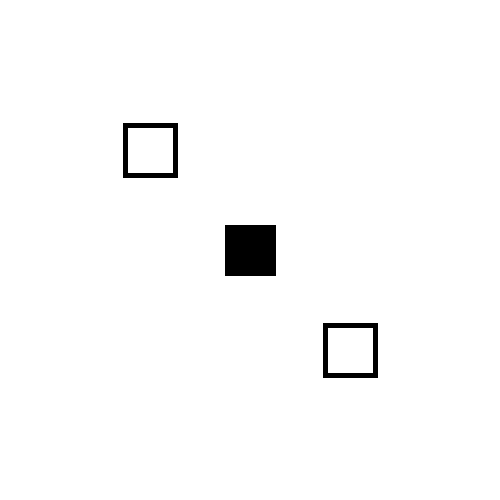
Frame 1 (no input)
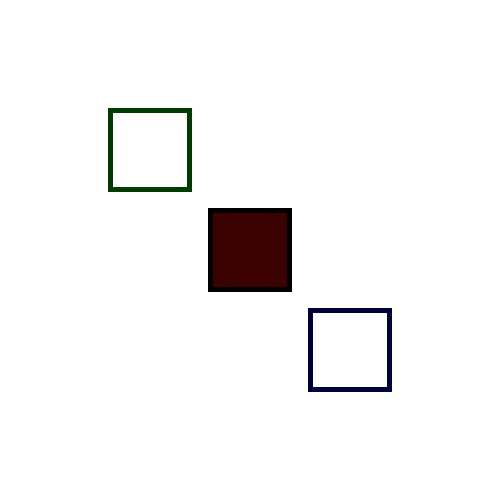
Frame 60 (the mouse pressed at the canvas centre just before this capture)
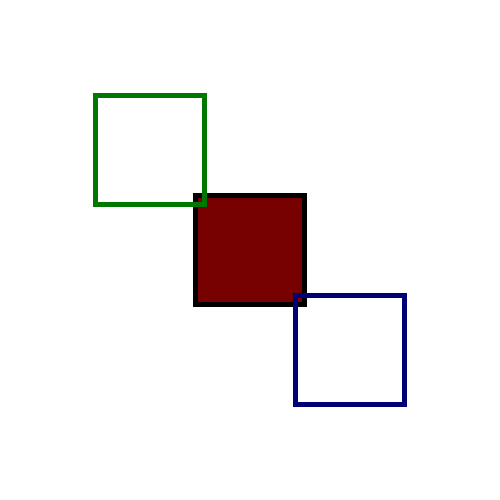
Frame 120 (the mouse held since frame 60 and released just before this capture)

The Processing sketch that drew these frames (run headless with seeded random() and noise(); from frame 60 on, the mouse is pressed at the canvas centre):

// Processing sketch: processing_180370
// ── processing_180370.pde



float x=0;
float y=0;
int speed = 1;


float a=50;
float s=a;


void setup(){
  
  size(500,500);
  
  
}
void draw(){
  
  background(255);
  
  stroke(0,0,0);
  fill(x,0,0);
  rect((width/2)-(s/2),(height/2)-(s/2),s,s); //Centre the rectangle and grow from centre point
  
  pushMatrix(); //Push this distance from the coordinate
  stroke(0,0,x);
  strokeWeight(5);
  noFill();
  translate(100,100);
  rect((width/2)-(s/2),(height/2)-(s/2),s,s); //Centre the rectangle and grow from centre point
  
  popMatrix();
  stroke(0,x,0);
  strokeWeight(5);
  noFill();
  translate(-100,-100); //Pop this distance from the coordinate
  rect((width/2)-(s/2),(height/2)-(s/2),s,s); //Centre the rectangle and grow from centre point
  
 
  x = x+speed;
  y = y+speed;
  s = s+0.5;
  
  
}
